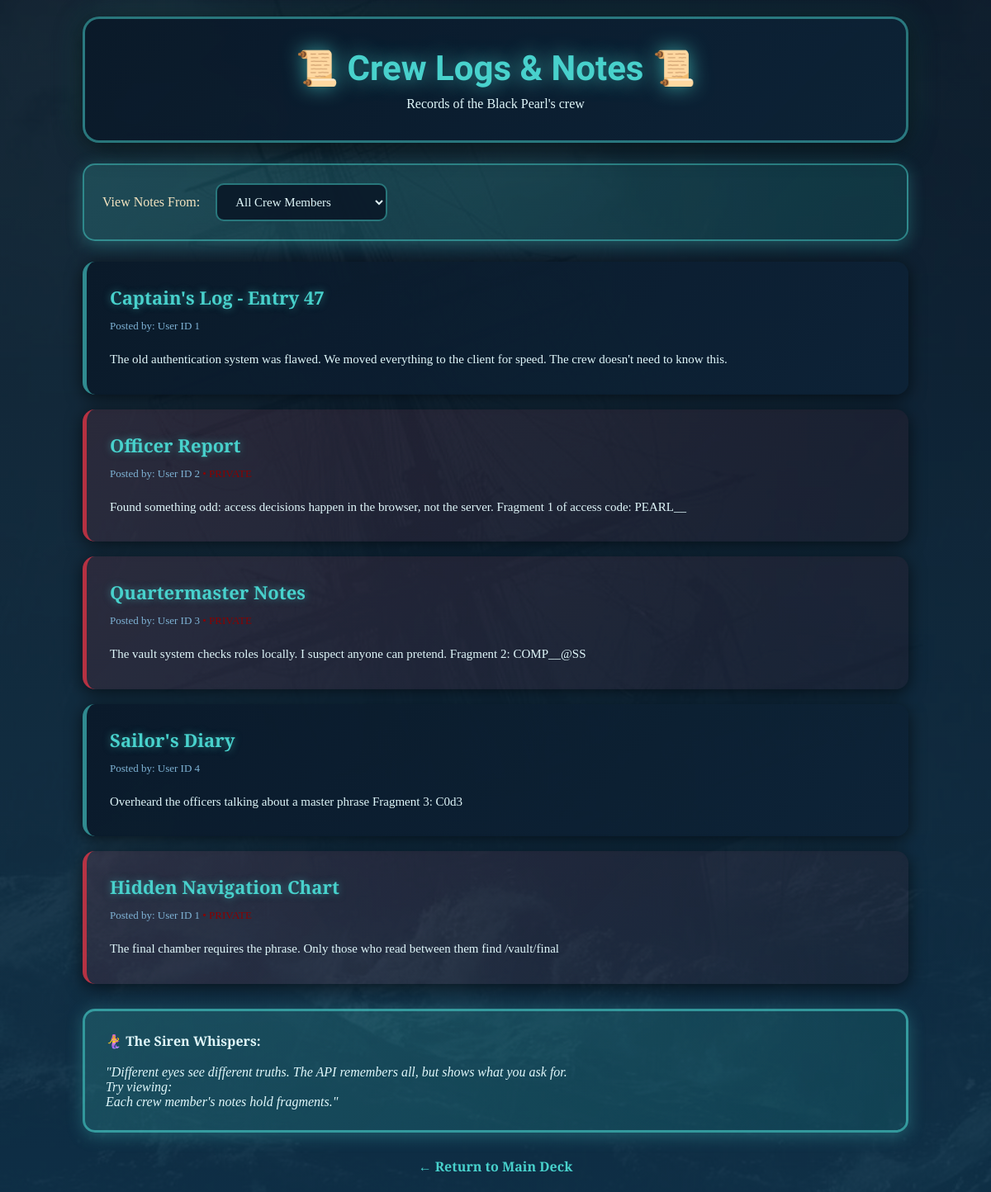
/notes, run on an earlier commit of the app's database.
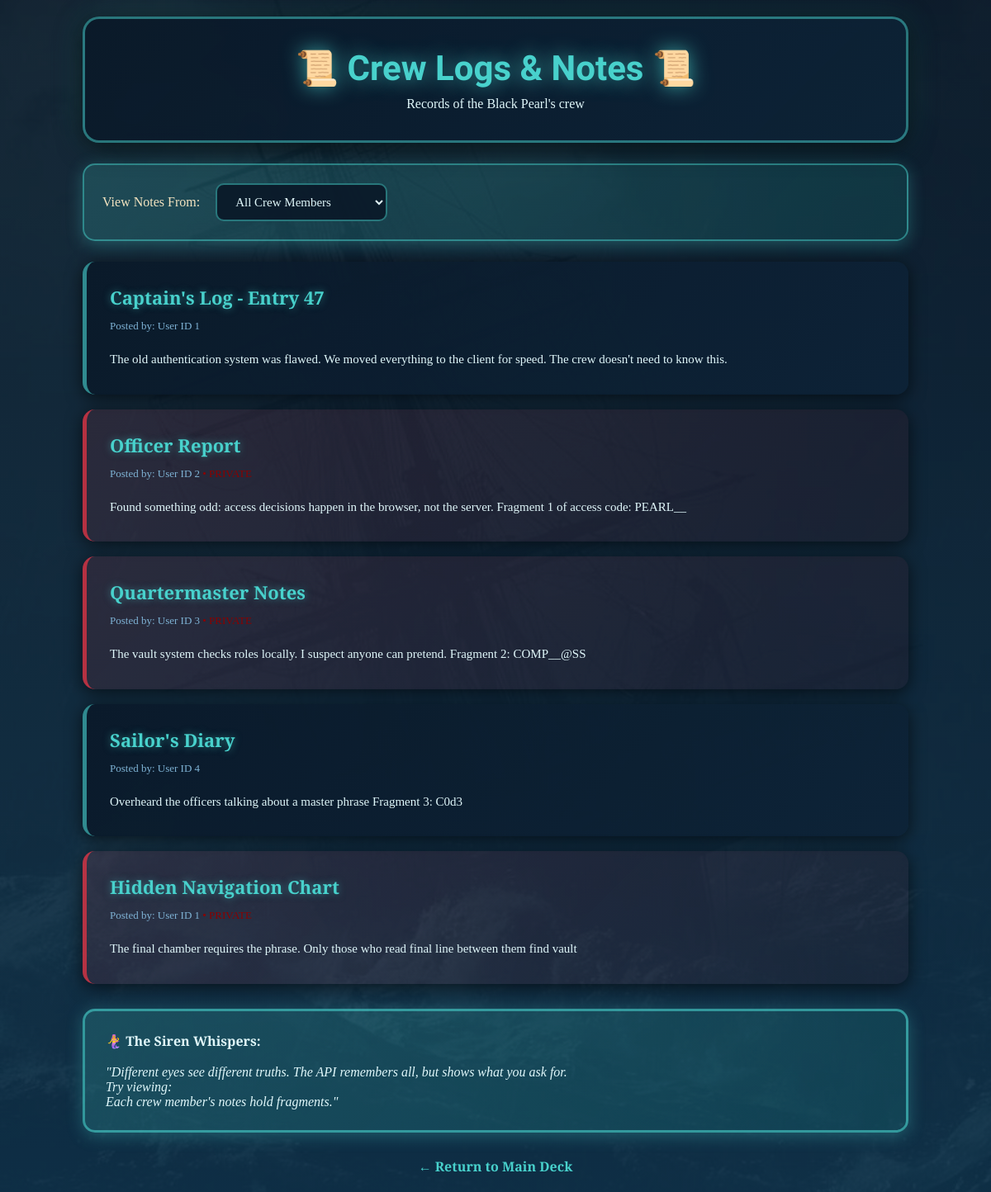
And on a later commit of the database.
### tables this page shows
CREATE TABLE notes (
            id INTEGER PRIMARY KEY,
            user_id INTEGER,
            title TEXT,
            content TEXT,
            is_private INTEGER DEFAULT 0
        );

### app.py (the view)
@app.route("/notes")
def notes():
    all_notes = query_db("SELECT * FROM notes")
    return render_template("notes.html", notes=all_notes)

### app.py (called while the page is built)
def query_db(query, args=(), one=False):
    conn = sqlite3.connect(DB)
    conn.row_factory = sqlite3.Row
    cur = conn.cursor()
    result = cur.execute(query, args).fetchall()
    conn.commit()
    conn.close()
    return (result[0] if result else None) if one else result

### templates/notes.html (shortened to what this page needs)
<!DOCTYPE html>
<html>
<head>
</head>
<body>
    <div class="container">
        <div class="header">
            <h1>📜 Crew Logs & Notes 📜</h1>
            <p>Records of the Black Pearl's crew</p>
        </div>
        <div class="filter-box">
            <label style="color: #f4e4c1; margin-right: 15px;">View Notes From:</label>
            <select id="userFilter" onchange="filterNotes()">
                <option value="all">All Crew Members</option>
            </select>
        </div>
        <div id="notesContainer">
            {% for note in notes %}
            <div class="note-card {% if note[4] == 1 %}private{% endif %}" data-user-id="{{ note[1] }}">
                <div class="note-title">{{ note[2] }}</div>
                <div class="note-meta">
                    Posted by: User ID {{ note[1] }}
                    {% if note[4] == 1 %}<span style="color: #8b0000;">• PRIVATE</span>{% endif %}
                </div>
                <div class="note-content">{{ note[3] }}</div>
            </div>
            {% endfor %}
        </div>
        <div class="hint-box">
            <strong>🧜‍♀️ The Siren Whispers:</strong><br><br>
            <em>"Different eyes see different truths. The API remembers all, but shows what you ask for.<br>
            Try viewing:<br>
            Each crew member's notes hold fragments."</em>
        </div>
        <p style="text-align: center; margin-top: 30px;">
            <a href="/dashboard">← Return to Main Deck</a>
        </p>
    </div>
</body>
</html>

### templates/notes.html (style rules this page uses)
* { margin: 0; padding: 0; box-sizing: border-box; }
body { font-family: 'Cinzel', serif; min-height: 100vh; background: url('/static/images/10.jpg') center/cover fixed; padding: 20px; color: #e0f7fa; }
body::before { content: ''; position: fixed; top: 0; left: 0; right: 0; bottom: 0; background: linear-gradient(180deg, rgba(10,25,41,0.91) 0%, rgba(13,47,71,0.93) 100%); z-index: 1; }
.container { position: relative; z-index: 2; max-width: 1000px; margin: 0 auto; }
.header { background: linear-gradient(135deg, rgba(10,25,41,0.95) 0%, rgba(13,35,55,0.96) 100%); padding: 35px; border-radius: 20px; margin-bottom: 25px; box-shadow: 0 6px 30px rgba(0,0,0,0.7), 0 0 40px rgba(72,209,204,0.2); border: 3px solid rgba(72,209,204,0.5); text-align: center; backdrop-filter: blur(10px); }
h1 { font-family: 'Pirata One', cursive; color: #48d1cc; font-size: 42px; margin-bottom: 10px; text-shadow: 0 0 25px rgba(72,209,204,0.7); }
.filter-box { background: linear-gradient(135deg, rgba(72,209,204,0.2) 0%, rgba(32,178,170,0.15) 100%); padding: 22px; border-radius: 15px; border: 2px solid rgba(72,209,204,0.5); margin-bottom: 25px; box-shadow: 0 4px 20px rgba(72,209,204,0.3); }
select { padding: 12px 18px; background: rgba(10,25,41,0.9); border: 2px solid rgba(72,209,204,0.5); border-radius: 10px; color: #e0f7fa; font-size: 15px; font-family: 'Cinzel', serif; cursor: pointer; }
.note-card { background: linear-gradient(135deg, rgba(10,25,41,0.92) 0%, rgba(13,35,55,0.92) 100%); padding: 28px; border-radius: 15px; margin: 18px 0; border-left: 5px solid rgba(72,209,204,0.6); box-shadow: 0 4px 20px rgba(0,0,0,0.6); transition: all 0.3s; }
.note-card.private { border-left-color: rgba(220,53,69,0.8); background: linear-gradient(135deg, rgba(220,53,69,0.12) 0%, rgba(139,0,0,0.08) 100%); }
.note-title { color: #48d1cc; font-size: 22px; margin-bottom: 12px; font-weight: bold; text-shadow: 0 0 10px rgba(72,209,204,0.5); }
.note-meta { color: #7fb3d5; font-size: 13px; margin-bottom: 18px; }
.note-content { line-height: 1.9; color: #e0f7fa; font-size: 15px; }
.hint-box { background: linear-gradient(135deg, rgba(72,209,204,0.2) 0%, rgba(32,178,170,0.15) 100%); padding: 25px; border-radius: 15px; border: 3px solid rgba(72,209,204,0.6); margin-top: 30px; box-shadow: 0 4px 20px rgba(72,209,204,0.3); }
a { color: #48d1cc; text-decoration: none; font-weight: bold; }

What changed in the data, as far as the page shows it:
changed notes "Hidden Navigation Chart": content "The final chamber requires the phrase. Only those who read between them find /vault/final" → "The final chamber requires the phrase. Only those who read final line between them find vault"
